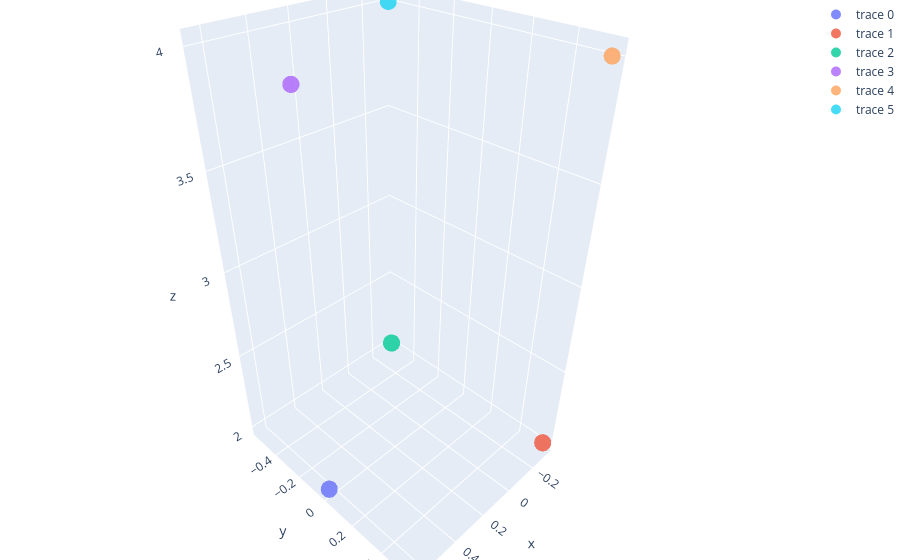
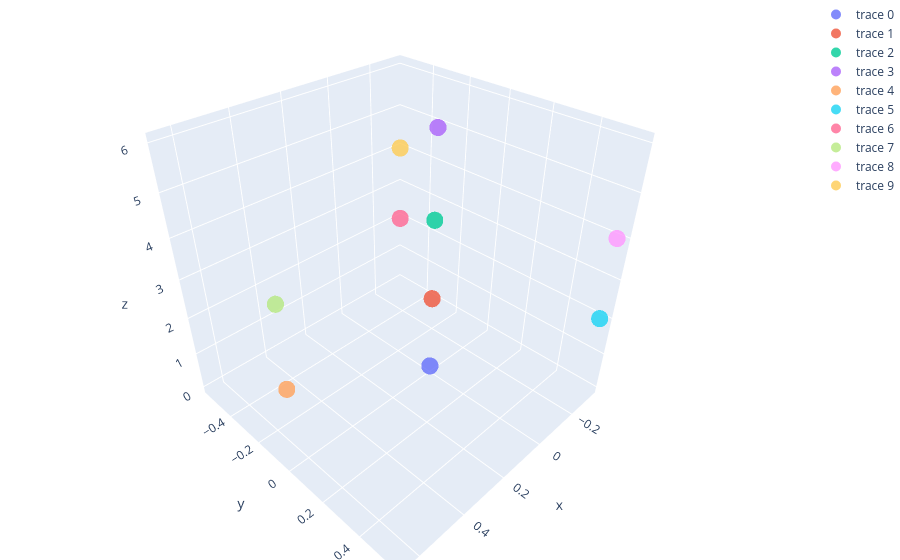

Source (notebook cell) for these figures, in order:
### Markdown cell above
Write the dataframe with all relevant FOOOF monopolar beta values for all contacts!

### Code cell
write_monoRef_weighted_all_contacts = MonoRefWeightedCoordinateDistance.fooof_monoRef_weight_psd_by_distance_all_contacts(
    similarity_calculation="inverse_distance"
)

### Figure 1 — Plotly figure (JSON) as saved in the notebook; plotly's stock layout.template omitted (floating-point values rounded to 4 significant figures)
{"data": [{"marker": {"opacity": 0.8, "size": 10}, "mode": "markers", "type": "scatter3d", "x": [0.65], "y": [0], "z": [2]}, {"marker": {"opacity": 0.8, "size": 10}, "mode": "markers", "type": "scatter3d", "x": [-0.325], "y": [0.5629], "z": [2]}, {"marker": {"opacity": 0.8, "size": 10}, "mode": "markers", "type": "scatter3d", "x": [-0.325], "y": [-0.5629], "z": [2]}, {"marker": {"opacity": 0.8, "size": 10}, "mode": "markers", "type": "scatter3d", "x": [0.65], "y": [0], "z": [4]}, {"marker": {"opacity": 0.8, "size": 10}, "mode": "markers", "type": "scatter3d", "x": [-0.325], "y": [0.5629], "z": [4]}, {"marker": {"opacity": 0.8, "size": 10}, "mode": "markers", "type": "scatter3d", "x": [-0.325], "y": [-0.5629], "z": [4]}], "layout": {"margin": {"b": 0, "l": 0, "r": 0, "t": 0}}}

### Figure 2 — Plotly figure (JSON) as saved in the notebook; plotly's stock layout.template omitted (floating-point values rounded to 4 significant figures)
{"data": [{"marker": {"opacity": 0.8, "size": 10}, "mode": "markers", "type": "scatter3d", "x": [0], "y": [0], "z": [0]}, {"marker": {"opacity": 0.8, "size": 10}, "mode": "markers", "type": "scatter3d", "x": [0], "y": [0], "z": [2]}, {"marker": {"opacity": 0.8, "size": 10}, "mode": "markers", "type": "scatter3d", "x": [0], "y": [0], "z": [4]}, {"marker": {"opacity": 0.8, "size": 10}, "mode": "markers", "type": "scatter3d", "x": [0], "y": [0], "z": [6]}, {"marker": {"opacity": 0.8, "size": 10}, "mode": "markers", "type": "scatter3d", "x": [0.65], "y": [0], "z": [2]}, {"marker": {"opacity": 0.8, "size": 10}, "mode": "markers", "type": "scatter3d", "x": [-0.325], "y": [0.5629], "z": [2]}, {"marker": {"opacity": 0.8, "size": 10}, "mode": "markers", "type": "scatter3d", "x": [-0.325], "y": [-0.5629], "z": [2]}, {"marker": {"opacity": 0.8, "size": 10}, "mode": "markers", "type": "scatter3d", "x": [0.65], "y": [0], "z": [4]}, {"marker": {"opacity": 0.8, "size": 10}, "mode": "markers", "type": "scatter3d", "x": [-0.325], "y": [0.5629], "z": [4]}, {"marker": {"opacity": 0.8, "size": 10}, "mode": "markers", "type": "scatter3d", "x": [-0.325], "y": [-0.5629], "z": [4]}], "layout": {"margin": {"b": 0, "l": 0, "r": 0, "t": 0}}}
